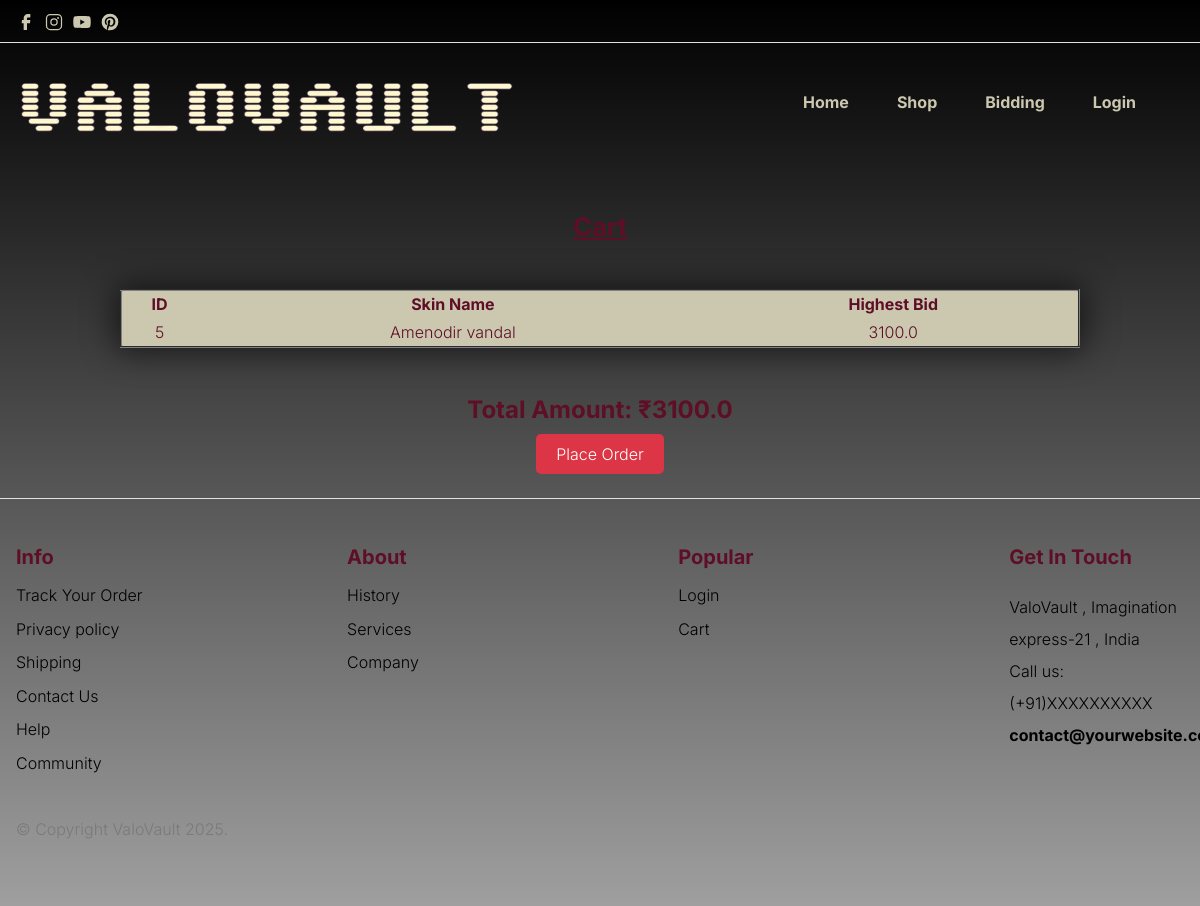
Page /showcart/ on the committed database.
### valoapp/models.py (models this page shows, shortened)
class cart(models.Model):
    cartid=models.ForeignKey(skin,on_delete=models.CASCADE)
    emailid=models.ForeignKey(customer,on_delete=models.CASCADE)
    quantity=models.IntegerField(default=1)
    totalprice=models.FloatField(default=0.0)
    is_bid_winner=models.BooleanField(default=False)

class skin(models.Model):
    sid=models.AutoField(primary_key=True)
    sname=models.CharField(max_length=100)
    sdetails=models.CharField(max_length=100)
    sprice=models.FloatField(default=0.0)
    skin_image=models.ImageField(upload_to="media/")
    highest_bid=models.FloatField(default=0.0)
    highest_bidder=models.ForeignKey('customer',null=True,blank=True,on_delete=models.SET_NULL)
    bid_end_time = models.DateTimeField(null=True, blank=True)  # Allows user input

### valoapp/views.py (the view)
# urls.py: path('showcart/',views.showcart,name='showcart'),
def showcart(request):
    user_email="abc@gmail.com"
    user=customer.objects.get(cemailid=user_email)
    cart_data=cart.objects.filter(emailid=user)
    totalprice = sum(item.cartid.highest_bid for item in cart_data)
    return render(request, 'showcart.html', {'data': cart_data,'totalprice': totalprice})

### template/showcart.html
{% extends "base.html" %}
{% load static %}
{% block container %}
<body>
    <h3 style="text-align: center; margin-top: 50px; text-decoration: underline;">Cart</h3>
    <table border="2" style="background: #ccc8b0; text-align: center; width: 80%;
    margin: auto;
    padding: 20px;
    border-radius: 8px;
    box-shadow: 0px 0px 31px 5px rgba(0,0,0,0.57); margin-bottom: 50px; margin-top: 50px;">
        <tr style="text-align: center;">
            <th>ID</th>
            <th>Skin Name</th>
            <th>Highest Bid</th>
        </tr>
        {% for c in data %}
        <tr>
            <td>{{ c.id }}</td>
            <td>{{ c.cartid.sname }}</td>
            <td>{{ c.cartid.highest_bid }}</td>
        </tr>
        {% endfor %}
    </table>
    <div style="text-align: center; margin-top: 30px;">
        <h4>Total Amount: ₹{{ totalprice }}</h4>
    </div>
    <div style="text-align: center; margin-top: 20px; margin-bottom: 30px;">
        <a href="{% url 'placeorder' %}" style="padding: 10px 20px; background-color: #dc3545; color: white; text-decoration: none; border-radius: 5px; font-size: 16px;">Place Order</a>
    </div>
{% endblock container %}

### valoapp/static/style.css (style rules this page uses)
body { --heading-font: "Inter", Roboto, sans-serif; --heading-font-weight: 400; --heading-color: rgb(94, 15, 39) !important; --heading-line-height: 1.24; --swiper-theme-color: var(--bs-primary); --swiper-pagination-bottom: 0; --custom-easing: cubic-bezier(0.17, 0.67, 0.83, 0.67); --bs-body-font-family: "Inter", Roboto, sans-serif; --bs-body-font-size: 1rem; --bs-body-font-weight: 400; --bs-body-line-height: 1.7; --bs-body-color: #8f8f8f; --bs-body-color-rgb: 143, 143, 143; --bs-primary: #ce071e; --bs-primary-dark: #8d0414; --bs-secondary: #6c757d; --bs-black: #111; --bs-light: #f1f1f0; --bs-dark: #212529; --bs-gray: #9aa1a7; --bs-gray-dark: #51565b; --bs-primary-rgb: 206, 7, 30; --bs-secondary-rgb: 108, 117, 125; --bs-black-rgb: 17, 17, 17; --bs-light-rgb: 241, 241, 240; --bs-dark-rgb: 33, 37, 41; --bs-link-color: var(--bs-dark); --bs-link-color-rgb: 17, 17, 17; --bs-link-decoration: underline; --bs-link-hover-color: var(--bs-primary); --bs-link-hover-color-rgb: 17, 17, 17; }
h1, .h1, h2, .h2, h3, .h3, h4, .h4, h5, .h5, h6, .h6 { font-family: var(--heading-font); font-weight: var(--heading-font-weight); line-height: var(--heading-line-height); }
a { color: #000; text-decoration: none; transition: all 0.3s ease-out; }
:root { --accent-color: #ffffff; --black-color: #000; --dark-color: #111; --gray-color-100: #f1f1f1; --gray-color-200: #e1e1e1; --gray-color-300: #d1d1d1; --gray-color-400: #ced4da; --gray-color-500: #adb5bd; --dark-gray-color: #7a7a7a; --bs-light-rgb: rgba(255, 255, 255, 1); --light-color: #fff; --swiper-theme-color: #111 !important; }
:root { --body-font: "Inter", sans-serif; --heading-font: "Inter", sans-serif; --extra-font: "Playfair Display", sans-serif; --subheading-font: "Petit Formal Script", sans-serif; }
*, *::before, *::after { -webkit-box-sizing: border-box; -moz-box-sizing: border-box; box-sizing: border-box; }
html { box-sizing: border-box; }
body { font-family: var(--body-font); font-weight: 300; line-height: 1.6; color: #5E0F27 !important ; margin: 0; background: #000000; background: -moz-linear-gradient(top, #000000 0%, #9f9f9f 100%); background: -webkit-linear-gradient(top, #000000 0%, #9f9f9f 100%); background: linear-gradient(to bottom, #000000 0%, #9f9f9f 100%); }
a { color: #000000; text-decoration: none; transition: 0.3s color ease-out; }
h1, h2, h3, h4, h5 { font-family: var(--heading-font); font-weight: 700; line-height: 1; }
h3 { font-size: 1.6em; }

### rows in the picture
cart: id "5", cartid.sname "Amenodir vandal", cartid.highest_bid "3100.0"

### other values in the picture
{{ totalprice }} "3100.0"
